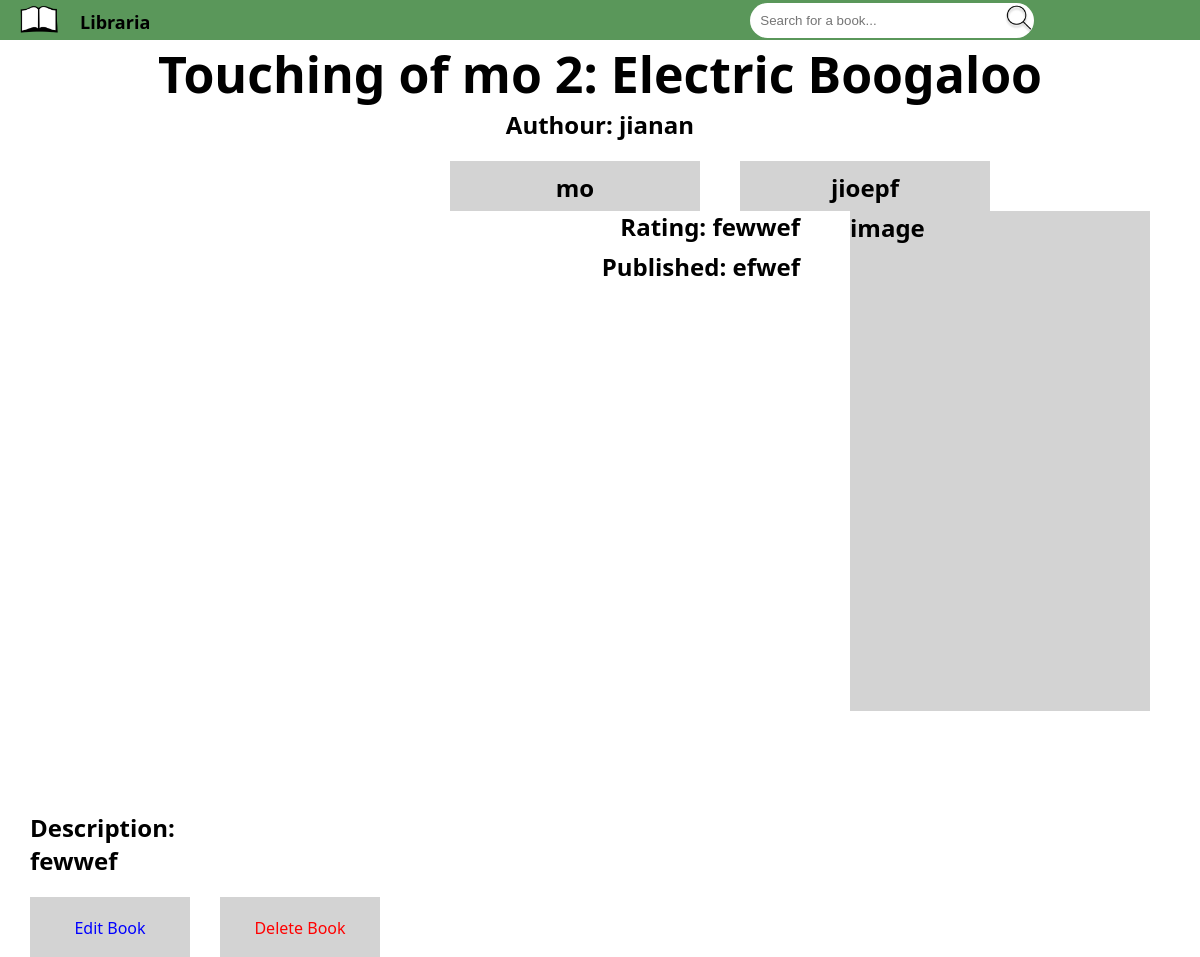
The app's page /bookinfo/8 with its own data.
### tables this page shows
CREATE TABLE "library" (
	"Id"	INTEGER NOT NULL UNIQUE,
	"Title"	TEXT NOT NULL,
	"Authour"	TEXT NOT NULL,
	"Genre"	TEXT NOT NULL,
	"Category"	TEXT NOT NULL,
	"Published"	TEXT NOT NULL,
	"Rating"	INTEGER NOT NULL,
	"Description"	TEXT NOT NULL,
	"Cover"	TEXT,
	PRIMARY KEY("Id" AUTOINCREMENT)
);

### app.py (the view)
@app.route('/bookinfo/<int:id>', methods=('GET', 'POST'))
def bookinfo(id):
    conn = get_db_connection()
    book = conn.execute('SELECT * FROM library WHERE id = ?', (id,)).fetchone()
    conn.close()
    return render_template('bookinfo.html', book=book)

### app.py (called while the page is built)
def get_db_connection():
    conn = sqlite3.connect('book.db')
    conn.row_factory = sqlite3.Row
    return conn

### templates/bookinfo.html
{% extends "index.html" %}
{% block body %}
<h2 id="booktitle">{{ book.title }}</h2>
<div id="bookinfo">
    <div id="infoauthour">
        <h2>Authour: {{ book.authour }}</h2>
    </div>
    <div id="infogenre">
        <h2>{{ book.genre }}</h2>
    </div>
    <div id="infocate">
        <h2>{{book.category}}</h2>
    </div>
    <div id="infoimage">
        <h2>image</h2>
    </div>
    <div id="infodop">
        <h2>Published: {{book.published}}</h2>
    </div>
    <div id="inforeview">
        <h2>Rating: {{book.rating}}</h2>
    </div>
    <div id="infodescription">
        <h2 id="infodesc">Description: <br>{{book.description}}</h2>
    </div>
</div>
<div id="category">
        <a href="{{ url_for('edit_book', id=book.id) }}" class="editbookbutton">Edit Book</a>
        <a href="{{ url_for('delete_book', id=book.id) }}" class="deletebookbutton">Delete Book</a>
</div>
{% endblock %}

### static/stylesheet.css (style rules this page uses)
* { margin: 0; padding: 0; border: 0; }
#category { font-family: 'Segoe UI', Tahoma, Geneva, Verdana, sans-serif; text-align: center; height: 300px; }
#booktitle { font-family: 'Segoe UI', Tahoma, Geneva, Verdana, sans-serif; text-align: center; font-size: 50px; }
#bookinfo { font-family: 'Segoe UI', Tahoma, Geneva, Verdana, sans-serif; text-decoration: none; }
#infoauthour { text-align: center; }
#infogenre { background-color: lightgray; text-align: center; margin-top: 20px; padding-top: 10px; width: 250px; height: 40px; margin-left: 450px; float: left; }
#infocate { background-color: lightgray; text-align: center; margin-top: 20px; padding-top: 10px; width: 250px; height: 40px; margin-left: 40px; float: left; }
#infoimage { background-color: lightgray; width: 300px; float: right; height: 500px; margin-right: 50px; }
#infodop { float: right; position: absolute; right: 400px; top: 250px; }
#inforeview { right: 400px; top: 210px; position: absolute; float: right; }
#infodesc { margin-left: 30px; float: left; margin-top: 100px; width: 1000px; }
.editbookbutton { float: left; margin-top: 20px; margin-left: 30px; width: 160px; height: 40px; padding-top: 20px; background-color: lightgray; text-decoration: none; color: blue; }
.deletebookbutton { float: left; margin-top: 20px; margin-left: 30px; width: 160px; height: 40px; padding-top: 20px; background-color: lightgray; text-decoration: none; color: red; }

### records on screen
library: title "Touching of mo 2: Electric Boogaloo", authour "jianan", genre "mo", category "jioepf", published "efwef", rating "fewwef", description "fewwef"
